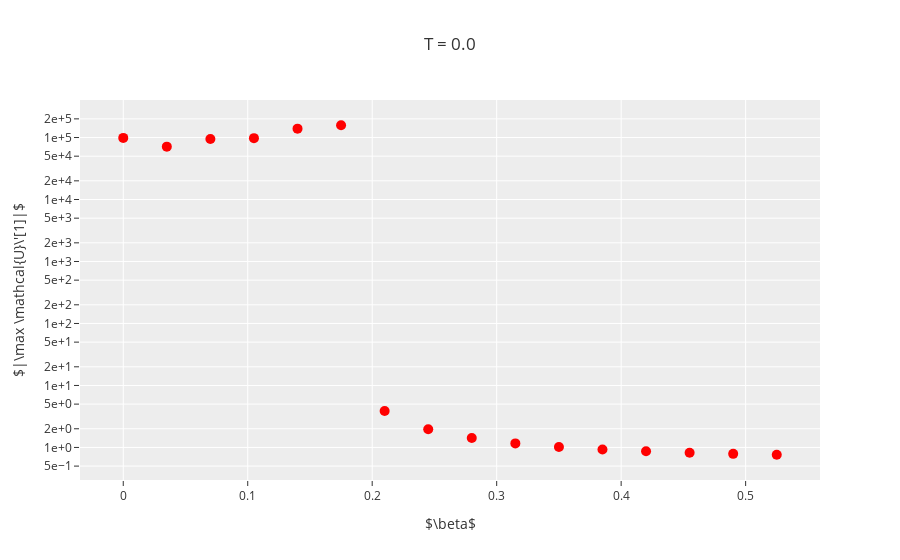

The code cell stored with this chart in its notebook:
### Markdown cell above
We are finally ready to visualize:

### Code cell
N = 0

data = group.get_group(Ts[N])
fig = px.scatter(data,
                 x='beta',
                 y='abs_max_chi_1',
                 title=f'T = {Ts[N]}',
                 log_y=True)
fig.update_layout(xaxis=dict(title=r'$\beta$'),
                  yaxis=dict(title=r'$|\max \mathcal{U}\'[1]|$',
                             tickformat='.0e'),
                  template='ggplot2')
fig.update_traces(
    hovertemplate=r'$\beta = $%{x}<br>$\max \mathcal{U}\'[1] = $%{y}',
    marker=dict(symbol='0', size=10, color='red'))
fig.show()

### Figure 1 — Plotly figure (JSON) as saved in the notebook; plotly's stock layout.template omitted (floating-point values rounded to 4 significant figures)
{"data": [{"hovertemplate": "$\\beta = $%{x}<br>$\\max \\mathcal{U}\\'[1] = $%{y}", "legendgroup": "", "marker": {"color": "red", "size": 10, "symbol": "0"}, "mode": "markers", "name": "", "orientation": "v", "showlegend": false, "type": "scatter", "x": [0, 0.035, 0.07, 0.105, 0.14, 0.175, 0.21, 0.245, 0.28, 0.315, 0.35, 0.385, 0.42, 0.455, 0.49, 0.525], "xaxis": "x", "y": [98570.0, 71300.0, 94840.0, 97740.0, 139000.0, 157700.0, 3.877, 1.969, 1.417, 1.163, 1.019, 0.928, 0.8657, 0.8214, 0.7882, 0.7623], "yaxis": "y"}], "layout": {"legend": {"tracegroupgap": 0}, "title": {"text": "T = 0.0"}, "xaxis": {"anchor": "y", "domain": [0, 1], "title": {"text": "$\\beta$"}}, "yaxis": {"anchor": "x", "domain": [0, 1], "tickformat": ".0e", "title": {"text": "$|\\max \\mathcal{U}\\'[1]|$"}, "type": "log"}}}
